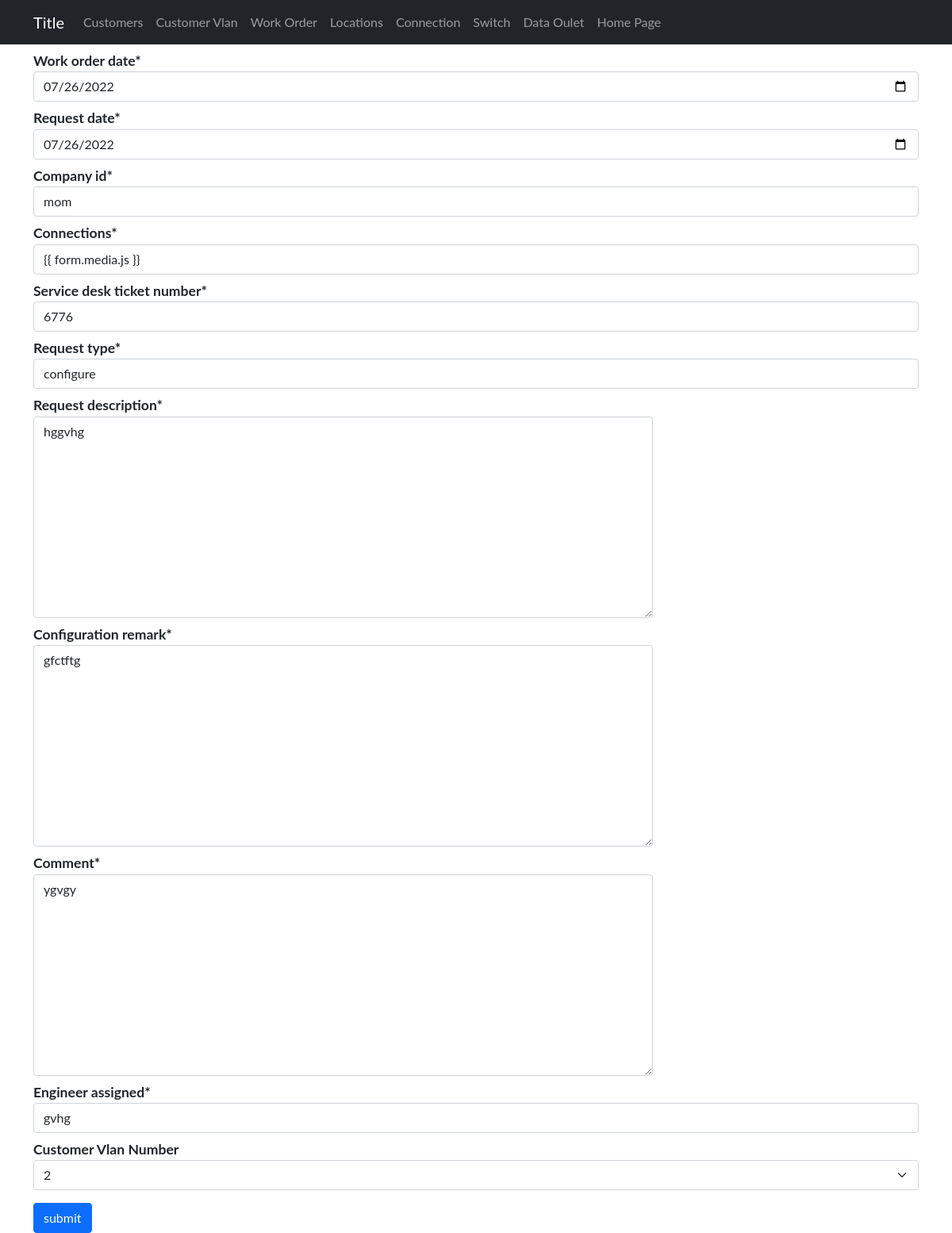
The page /devices/upd/workorder/1 on the database its author committed.
### sitadevices/models.py (models this page shows)
class WorkOrder(models.Model):
    work_order_date = models.DateTimeField(default=timezone.now)
    request_date = models.DateField(default=timezone.now)
    company_id = models.ForeignKey(Customer, on_delete=models.CASCADE)
    connections= ChainedForeignKey(
        Connections,
        chained_field="company_id",
        chained_model_field="company",
        show_all=False,
        auto_choose=True,
        sort=True)
    service_desk_ticket_number = models.CharField(max_length=200)
    request_type = models.CharField(choices=requestType, max_length=200)
    request_description = models.TextField()
    configuration_remark = models.TextField()
    comment = models.TextField()
    engineer_assigned = models.CharField(max_length=200)
    vlan_number = models.ForeignKey(CustomerVlan, on_delete=models.CASCADE)
    submitted_date_time = models.DateTimeField(default=timezone.now)

### sitadevices/views.py (the view, shortened to what this page needs)
# urls.py: path('upd/workorder/<int:workorder_id>', WorkOrderUpd, name='workorderupd'),
def WorkOrderUpd(request,workorder_id):
    filter = CustomerVlan.objects.filter(disconnection_date__isnull=True)
    update = WorkOrder.objects.get(pk=workorder_id)
    form = WorkOrderInp(instance=update)
    dic = {
        'id': update,
        'form': form,
        'filter':filter,
        'connection':connection
    }
    return render(request, 'admin/WorkOrder/workorderupd.html',{'dic': dic})

### sitadevices/models.py (called while the page is built)
    def __str__(self):
        return self.company_name

    def __str__(self):
        return self.actual_user

### sitadevices/templates/admin/WorkOrder/workorderupd.html (shortened to what this page needs)
{% extends 'admin/base1.html' %}
{% load crispy_forms_filters %}
{% block content %}
<form enctype="multipart/form-data" action="{%url 'device:workorderupd' dic.id.id%}"  class="" method="POST">
    <div class="container">
        {{dic.form|crispy}}
        <label for="exampleInputPassword1">Customer Vlan Number</label>
        <select name="option" class="form-select" aria-label="Default select example">
            {% for f in dic.filter %}
                <option value="{{f.id}}">{{f.vlan_number}}</option>
            {% endfor %}
        </select>
        <button type="submit" class="btn btn-primary submit" value="submit">submit</button>
    </div>
</form>
{% endblock  %}

### static/Css/devices/styles.css (style rules this page uses)
label { font-weight: bold; font-size: 1.1rem; margin-top: .5rem; }
.submit { margin-top: 1rem; }
.textarea { width:70%; overflow-wrap: break-word; }

### sitadevices/templates/admin/base1.html (style rules this page uses)
body { font-family: "Lato", sans-serif; }

### rows shown on the page
WorkOrder: work_order_date "07/26/2022", request_date "07/26/2022", company_id "mom", connections "{{ form.media.js }}", service_desk_ticket_number "6776", request_type "configure", request_description "hggvhg", configuration_remark "gfctftg", comment "ygvgy", engineer_assigned "gvhg"

### other values the page prints
form field option "2"
